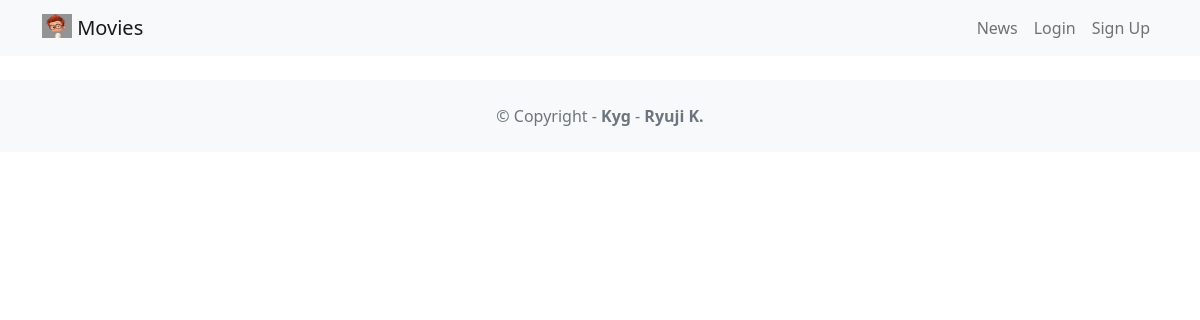
The page /news/ on the database as committed earlier.
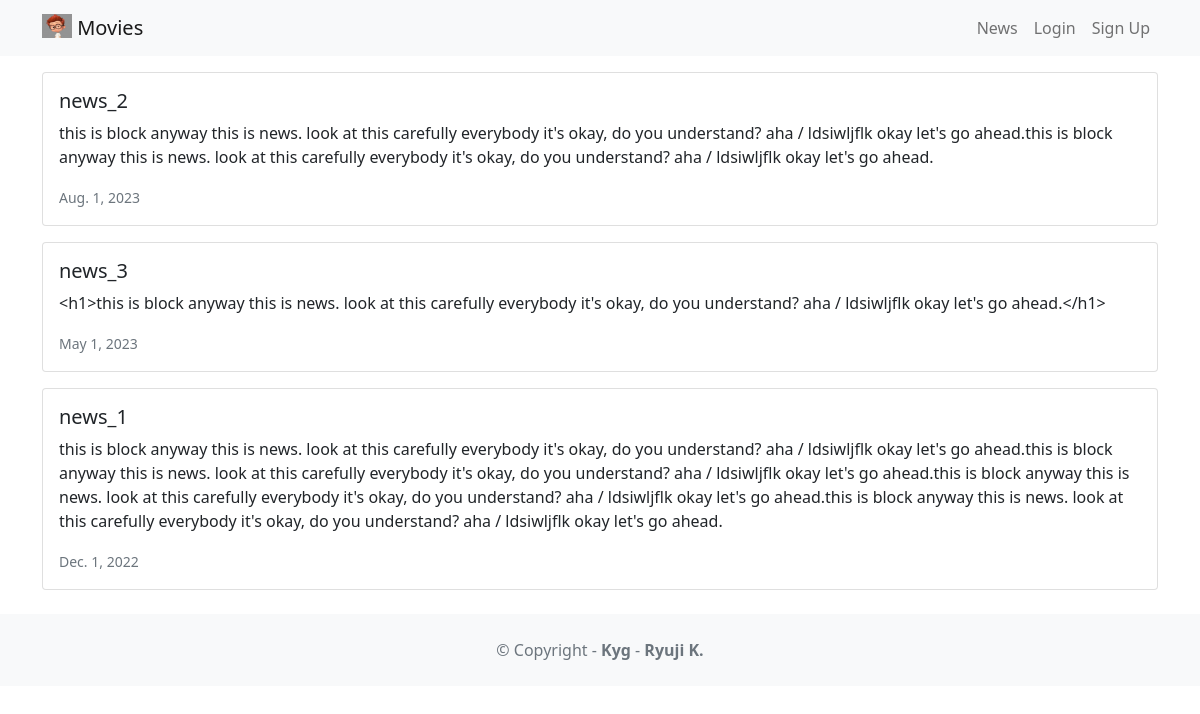
The same page on the database as committed later.
### news/models.py (models this page shows, shortened)
class News(models.Model):
  headline = models.CharField(max_length=200)
  body = models.TextField()
  date = models.DateField()

### news/views.py (the view)
# urls.py: path('news/', include('news.urls')),
def news(request):
  newss = News.objects.all().order_by('-date')
  return render(request, 'news.html', {'newss': newss})

### news/templates/news.html
{% extends 'base.html' %} {% block content %} {% for news in newss %}
<div class="card mb-3">
  <div class="row g-0">
    <div>
      <div class="card-body">
        <h5 class="card-title">{{ news.headline }}</h5>
        <p class="card-text">{{ news.body }}</p>
        <p class="card-text">
          <small class="text-muted"> {{ news.date }} </small>
        </p>
      </div>
    </div>
  </div>
</div>
{% endfor %} {% endblock content %}

Rows that differ between the two databases and show on the page:
added News: headline "news_2", body "this is block anyway this is news. look at this carefully everybody it's okay, do you understand? aha / ldsiwljflk okay let's go ahead.this is block anyway this is news. look at this carefully everybody it's okay, do you understand? aha / ldsiwljflk okay let's go ahead.", date "Aug. 1, 2023"
added News: headline "news_3", body "<h1>this is block anyway this is news. look at this carefully everybody it's okay, do you understand? aha / ldsiwljflk okay let's go ahead.</h1>", date "May 1, 2023"
added News: headline "news_1", body "this is block anyway this is news. look at this carefully everybody it's okay, do you understand? aha / ldsiwljflk okay let's go ahead.this is block anyway this is news. look at this carefully everybody it's okay, do you understand? aha / ldsiwljflk okay let's go ahead.this is block anyway this is news. look at this carefully everybody it's okay, do you understand? aha / ldsiwljflk okay let's go ahead.this is block anyway this is news. look at this carefully everybody it's okay, do you understand? aha / ldsiwljflk okay let's go ahead.", date "Dec. 1, 2022"
